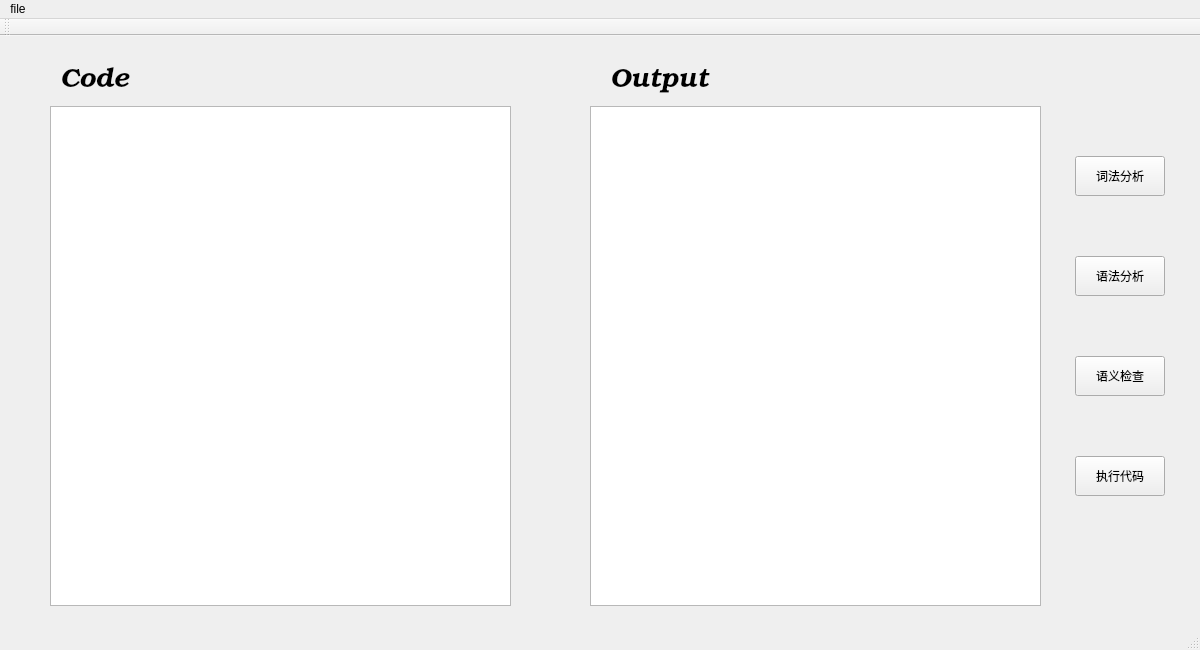
<?xml version="1.0" encoding="UTF-8"?>
<ui version="4.0">
 <class>MainWindow</class>
 <widget class="QMainWindow" name="MainWindow">
  <property name="geometry">
   <rect>
    <x>0</x>
    <y>0</y>
    <width>1200</width>
    <height>650</height>
   </rect>
  </property>
  <property name="windowTitle">
   <string>MainWindow</string>
  </property>
  <widget class="QWidget" name="centralWidget">
   <widget class="QLabel" name="label">
    <property name="geometry">
     <rect>
      <x>60</x>
      <y>30</y>
      <width>80</width>
      <height>30</height>
     </rect>
    </property>
    <property name="font">
     <font>
      <family>URW Bookman L</family>
      <pointsize>20</pointsize>
      <italic>true</italic>
     </font>
    </property>
    <property name="text">
     <string>Code</string>
    </property>
   </widget>
   <widget class="QLabel" name="label_2">
    <property name="geometry">
     <rect>
      <x>610</x>
      <y>30</y>
      <width>101</width>
      <height>30</height>
     </rect>
    </property>
    <property name="font">
     <font>
      <family>URW Bookman L</family>
      <pointsize>20</pointsize>
      <italic>true</italic>
     </font>
    </property>
    <property name="text">
     <string>Output</string>
    </property>
   </widget>
   <widget class="QPlainTextEdit" name="In_plainTextEdit">
    <property name="geometry">
     <rect>
      <x>50</x>
      <y>70</y>
      <width>461</width>
      <height>500</height>
     </rect>
    </property>
   </widget>
   <widget class="QPlainTextEdit" name="Out_plainTextEdit">
    <property name="geometry">
     <rect>
      <x>590</x>
      <y>70</y>
      <width>451</width>
      <height>500</height>
     </rect>
    </property>
   </widget>
   <widget class="QPushButton" name="pushButton_3">
    <property name="geometry">
     <rect>
      <x>1075</x>
      <y>320</y>
      <width>90</width>
      <height>40</height>
     </rect>
    </property>
    <property name="text">
     <string>语义检查</string>
    </property>
   </widget>
   <widget class="QPushButton" name="pushButton_2">
    <property name="geometry">
     <rect>
      <x>1075</x>
      <y>220</y>
      <width>90</width>
      <height>40</height>
     </rect>
    </property>
    <property name="text">
     <string>语法分析</string>
    </property>
   </widget>
   <widget class="QPushButton" name="pushButton_4">
    <property name="geometry">
     <rect>
      <x>1075</x>
      <y>420</y>
      <width>90</width>
      <height>40</height>
     </rect>
    </property>
    <property name="text">
     <string>执行代码</string>
    </property>
   </widget>
   <widget class="QPushButton" name="pushButton_1">
    <property name="geometry">
     <rect>
      <x>1075</x>
      <y>120</y>
      <width>90</width>
      <height>40</height>
     </rect>
    </property>
    <property name="text">
     <string>词法分析</string>
    </property>
   </widget>
  </widget>
  <widget class="QMenuBar" name="menuBar">
   <property name="geometry">
    <rect>
     <x>0</x>
     <y>0</y>
     <width>1200</width>
     <height>25</height>
    </rect>
   </property>
   <widget class="QMenu" name="menuFile">
    <property name="title">
     <string>file</string>
    </property>
    <addaction name="actionSave"/>
    <addaction name="actionLoad"/>
   </widget>
   <addaction name="menuFile"/>
  </widget>
  <widget class="QToolBar" name="mainToolBar">
   <attribute name="toolBarArea">
    <enum>TopToolBarArea</enum>
   </attribute>
   <attribute name="toolBarBreak">
    <bool>false</bool>
   </attribute>
  </widget>
  <widget class="QStatusBar" name="statusBar"/>
  <action name="actionSave">
   <property name="text">
    <string>save</string>
   </property>
  </action>
  <action name="actionLoad">
   <property name="text">
    <string>load</string>
   </property>
  </action>
 </widget>
 <layoutdefault spacing="6" margin="11"/>
 <resources/>
 <connections/>
</ui>
